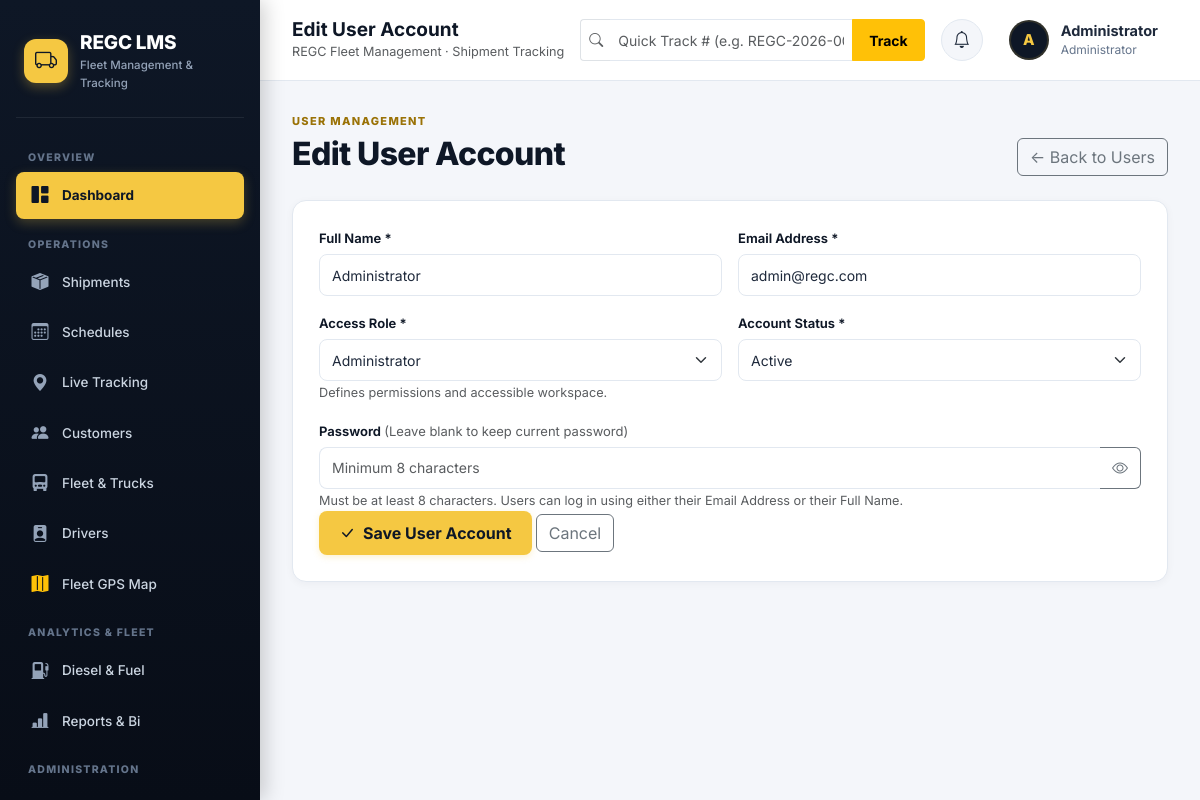
The page /index.php?route=users-form&id=1 (signed in) on the database its author committed.
### tables this page shows
CREATE TABLE IF NOT EXISTS users (
    id           BIGINT UNSIGNED AUTO_INCREMENT PRIMARY KEY,
    full_name    VARCHAR(150)  NOT NULL,
    email        VARCHAR(190)  NOT NULL UNIQUE,
    password     VARCHAR(255)  NOT NULL,
    role         ENUM('administrator','driver','warehouse') NOT NULL DEFAULT 'warehouse',
    status       ENUM('active','inactive') NOT NULL DEFAULT 'active',
    last_login_at DATETIME NULL,
    created_at   TIMESTAMP DEFAULT CURRENT_TIMESTAMP,
    updated_at   TIMESTAMP DEFAULT CURRENT_TIMESTAMP ON UPDATE CURRENT_TIMESTAMP,
    INDEX idx_users_role   (role),
    INDEX idx_users_status (status)
);

### app/controllers/UserController.php (called while the page is built, shortened)
<?php
require_once __DIR__ . '/../models/User.php';
class UserController
{
    private function isModalRequest(): bool
    {
        return ($_SERVER['HTTP_X_REQUESTED_WITH'] ?? '') === 'REGC-Modal';
    }
    public function form(): void
    {
        $id = (int) ($_GET['id'] ?? 0);
        $user = $id ? User::findById($id) : null;
        $modalRequest = $this->isModalRequest();
        $values = $user ?? [
            'full_name' => '',
            'email' => '',
            'role' => 'warehouse',
            'status' => 'active',
        ];
        require __DIR__ . '/../views/users/form.php';
    }
}

### config/database.php (called while the page is built)
<?php
function db(): PDO
{
    static $pdo = null;
    if ($pdo instanceof PDO) {
        return $pdo;
    }
    $host     = env('DB_HOST',     '127.0.0.1');
    $port     = env('DB_PORT',     '3306');
    $database = env('DB_DATABASE', 'regc_lms');
    $username = env('DB_USERNAME', 'root');
    $password = env('DB_PASSWORD', '');
    $dsn = "mysql:host={$host};port={$port};dbname={$database};charset=utf8mb4";
    try {
        $pdo = new PDO(
            $dsn,
            $username,
            $password,
            [
                PDO::ATTR_ERRMODE => PDO::ERRMODE_EXCEPTION,
                PDO::ATTR_DEFAULT_FETCH_MODE => PDO::FETCH_ASSOC,
                PDO::ATTR_EMULATE_PREPARES => false
            ]
        );
        return $pdo;
    } catch (PDOException $e) {
        if (defined('APP_ENV') && APP_ENV === 'development') {
            exit('Database connection failed: ' . htmlspecialchars($e->getMessage()));
        }
        http_response_code(500);
        exit(
            '<h1>Database Connection Error</h1>
             <p>Please contact the system administrator.</p>'
        );
    }
}

### app/models/User.php (called while the page is built, shortened)
<?php
class User
{
    public static function findById(int $id): ?array
    {
        $stmt = db()->prepare(
            'SELECT id, full_name, email, password, role, status, last_login_at, created_at, updated_at
             FROM users
             WHERE id = ?
             LIMIT 1'
        );
        $stmt->execute([$id]);
        return $stmt->fetch() ?: null;
    }
}

### includes/security.php (called while the page is built, shortened)
<?php
function e(?string $value): string
{
    return htmlspecialchars(
        $value ?? '',
        ENT_QUOTES,
        'UTF-8'
    );
}

### includes/auth.php (called while the page is built, shortened)
<?php
function authUser(): ?array
{
    return $_SESSION['user'] ?? null;
}

### app/views/users/form.php (the view, shortened to what this page needs)
<?php
$isEdit = !empty($values['id']);
$title = $isEdit ? 'Edit User Account' : 'Add New User Account';
$modalRequest = $modalRequest ?? false;
if (!$modalRequest) { require __DIR__ . '/../partials/header.php'; }
?>
<div data-modal-panel data-modal-title="<?= e($title); ?>">
<?php if (!$modalRequest): ?>
<div class="page-heading mb-4">
    <div><span class="eyebrow">User Management</span><h1><?= e($title); ?></h1></div>
    <a class="btn btn-outline-secondary" href="index.php?route=users">&larr; Back to Users</a>
</div>
<?php endif; ?>
<form method="post" action="index.php?route=users-save" class="<?= $modalRequest ? '' : 'workspace-card '; ?>edit-form" data-modal-form>
    <div class="row g-3">
        <div class="col-md-6">
            <label class="form-label" for="user_full_name">Full Name *</label>
            <input class="form-control" type="text" id="user_full_name" name="full_name" value="<?= e($values['full_name'] ?? ''); ?>" required maxlength="150" placeholder="e.g. Juan Dela Cruz" autofocus>
        </div>
        <div class="col-md-6">
            <label class="form-label" for="user_email">Email Address *</label>
            <input class="form-control" type="email" id="user_email" name="email" value="<?= e($values['email'] ?? ''); ?>" required maxlength="190" placeholder="user@regc.com">
        </div>
        <div class="col-md-6">
            <label class="form-label" for="user_role">Access Role *</label>
            <select class="form-select" id="user_role" name="role" required>
                <?php foreach (User::ROLES as $r): ?>
                    <option value="<?= e($r); ?>" <?= ($values['role'] ?? '') === $r ? 'selected' : ''; ?>><?= e(ucfirst($r)); ?></option>
                <?php endforeach; ?>
            </select>
            <small class="form-text text-muted">Defines permissions and accessible workspace.</small>
        </div>
        <div class="col-md-6">
            <label class="form-label" for="user_status">Account Status *</label>
            <select class="form-select" id="user_status" name="status" required>
                <?php foreach (User::STATUSES as $s): ?>
                    <option value="<?= e($s); ?>" <?= ($values['status'] ?? '') === $s ? 'selected' : ''; ?>><?= e(ucfirst($s)); ?></option>
                <?php endforeach; ?>
            </select>
        </div>
        <div class="col-12">
            <label class="form-label" for="user_password">
                Password <?= $isEdit ? '<span class="text-muted fw-normal">(Leave blank to keep current password)</span>' : '*'; ?>
            </label>
            <div class="input-group">
                <input class="form-control border-end-0" type="password" id="user_password" name="password" minlength="8" <?= $isEdit ? '' : 'required'; ?> placeholder="Minimum 8 characters" autocomplete="new-password">
                <button class="btn btn-outline-secondary password-toggle border-start-0" type="button" data-password-toggle aria-label="Show password" aria-pressed="false">
                    <i class="bi bi-eye"></i>
                </button>
            </div>
            <small class="form-text text-muted">Must be at least 8 characters. Users can log in using either their Email Address or their Full Name.</small>
        </div>
    </div>
    <div class="form-actions">
        <button class="btn btn-regc" type="submit">
            <i class="bi bi-check-lg"></i> Save User Account
        </button>
        <a class="btn btn-outline-secondary" href="index.php?route=users" data-modal-close>Cancel</a>
    </div>
</form>
</div>
<?php if (!$modalRequest) { require __DIR__ . '/../partials/footer.php'; } ?>

### app/views/partials/header.php (shortened to what this page needs)
<!DOCTYPE html>
<html lang="en">
<head>
    <link href="https://cdn.jsdelivr.net/npm/bootstrap@5.3.8/dist/css/bootstrap.min.css" rel="stylesheet">
    <link href="https://cdn.jsdelivr.net/npm/bootstrap-icons@1.13.1/font/bootstrap-icons.min.css" rel="stylesheet">
    <link href="public/css/app.css" rel="stylesheet">
</head>
<body>
<div class="app-layout">
<?php require __DIR__ . '/sidebar.php'; ?>
<main class="main-content">
    <header class="topbar">
        <div class="topbar-left">
            <div>
                <h4 class="mb-0 fw-bold" style="font-size: 19px; color: var(--navy);"><?= e($title ?? 'REGC LMS'); ?></h4>
                <small class="text-muted d-none d-sm-block">REGC Fleet Management &middot; Shipment Tracking</small>
            </div>
        </div>
        <div class="topbar-search d-none d-lg-block mx-3 flex-grow-1" style="max-width: 380px;">
            <form action="index.php" method="GET" class="m-0">
                <div class="input-group input-group-sm">
                    <span class="input-group-text bg-white border-end-0 text-muted"><i class="bi bi-search"></i></span>
                    <input type="text" name="number" class="form-control border-start-0" placeholder="Quick Track # (e.g. REGC-2026-000001)..." required>
                    <button class="btn btn-warning btn-sm fw-bold px-3" type="submit">Track</button>
                </div>
            </form>
        </div>
        <div class="topbar-right">
            <a href="index.php?route=notifications" class="notif-bell-btn" title="Notifications">
                <i class="bi bi-bell"></i>
            </a>
            <a href="index.php?route=account" class="user-profile" title="View Account Profile">
                <div class="avatar"><?= e(strtoupper(substr(authUser()['name'] ?? 'U', 0, 1))); ?></div>
                <div class="d-none d-md-block text-start">
                    <strong class="d-block text-truncate" style="max-width: 140px;"><?= e(authUser()['name'] ?? 'User'); ?></strong>
                    <small><?= e(ucfirst(authUser()['role'] ?? 'staff')); ?></small>
                </div>
            </a>
        </div>
    </header>
    <section class="dashboard-area">

### public/css/app.css (style rules this page uses)
:root { --navy: #0e1726; --navy-dark: #080d17; --navy-light: #162235; --navy-soft: #1f2f45; --navy-accent: #2c3e55; --gold: #f5c842; --gold-dark: #d9ab24; --gold-light: rgba(245, 200, 66, 0.14); --gold-glow: rgba(245, 200, 66, 0.35); --background: #f4f6fa; --card-bg: #ffffff; --text: #1e293b; --text-muted: #64748b; --border: #e2e8f0; --border-light: #edf2f7; --radius-sm: 8px; --radius: 14px; --radius-lg: 20px; --shadow-sm: 0 2px 8px rgba(15, 23, 42, 0.04); --shadow: 0 8px 24px rgba(15, 23, 42, 0.06); --shadow-lg: 0 18px 45px rgba(15, 23, 42, 0.12); --transition: all 0.22s cubic-bezier(0.4, 0, 0.2, 1); }
* { box-sizing: border-box; }
html { scroll-behavior: smooth; }
body { margin: 0; background: var(--background); color: var(--text); font-family: 'Inter', system-ui, -apple-system, BlinkMacSystemFont, "Segoe UI", Roboto, sans-serif; font-size: 14.5px; line-height: 1.55; -webkit-font-smoothing: antialiased; }
.btn-regc { background: var(--gold); color: var(--navy); font-weight: 700; border: 0; padding: 10px 20px; border-radius: var(--radius-sm); transition: var(--transition); display: inline-flex; align-items: center; justify-content: center; gap: 8px; text-decoration: none; box-shadow: 0 2px 6px rgba(245, 200, 66, 0.25); }
.eyebrow { text-transform: uppercase; letter-spacing: 0.12em; font-size: 11px; font-weight: 800; color: #9a7206; }
.app-layout { min-height: 100vh; display: flex; }
.main-content { margin-left: 260px; width: calc(100% - 260px); min-height: 100vh; display: flex; flex-direction: column; }
.topbar { min-height: 72px; padding: 14px 32px; background: rgba(255, 255, 255, 0.95); backdrop-filter: blur(10px); border-bottom: 1px solid var(--border); display: flex; justify-content: space-between; align-items: center; position: sticky; top: 0; z-index: 1020; transition: box-shadow 0.2s ease; }
.topbar-left { display: flex; align-items: center; gap: 16px; }
.topbar-right { display: flex; align-items: center; gap: 16px; }
.notif-bell-btn { position: relative; width: 42px; height: 42px; border-radius: 50%; background: var(--background); border: 1px solid var(--border); display: flex; align-items: center; justify-content: center; color: var(--text); font-size: 17px; text-decoration: none; transition: var(--transition); }
.user-profile { display: flex; align-items: center; gap: 12px; padding: 6px 10px; border-radius: var(--radius-sm); text-decoration: none; color: var(--text); transition: var(--transition); }
.avatar { width: 40px; height: 40px; border-radius: 50%; background: var(--navy); color: var(--gold); display: flex; justify-content: center; align-items: center; font-weight: 800; font-size: 15px; border: 2px solid var(--gold-light); }
.user-profile small { display: block; color: var(--text-muted); font-size: 12px; margin-top: -2px; }
.dashboard-area { padding: 28px 32px 48px; flex: 1; }
.page-heading { display: flex; justify-content: space-between; align-items: flex-end; margin-bottom: 24px; gap: 16px; flex-wrap: wrap; }
.page-heading h1 { font-size: clamp(24px, 3vw, 32px); font-weight: 800; margin: 4px 0 2px; letter-spacing: -0.02em; color: var(--navy); }
.workspace-card { background: white; padding: 26px; border-radius: var(--radius); border: 1px solid var(--border); box-shadow: var(--shadow-sm); margin-bottom: 24px; }
.form-label { font-size: 13px; font-weight: 650; color: var(--navy); margin-bottom: 6px; }
.form-control, .form-select { min-height: 42px; border-radius: var(--radius-sm); border: 1px solid var(--border); font-size: 14px; color: var(--text); transition: var(--transition); }

### rows shown on the page
users: id "Edit User Account", full_name "A", full_name "Administrator", role "Administrator", email "admin@regc.com", status "Active"
